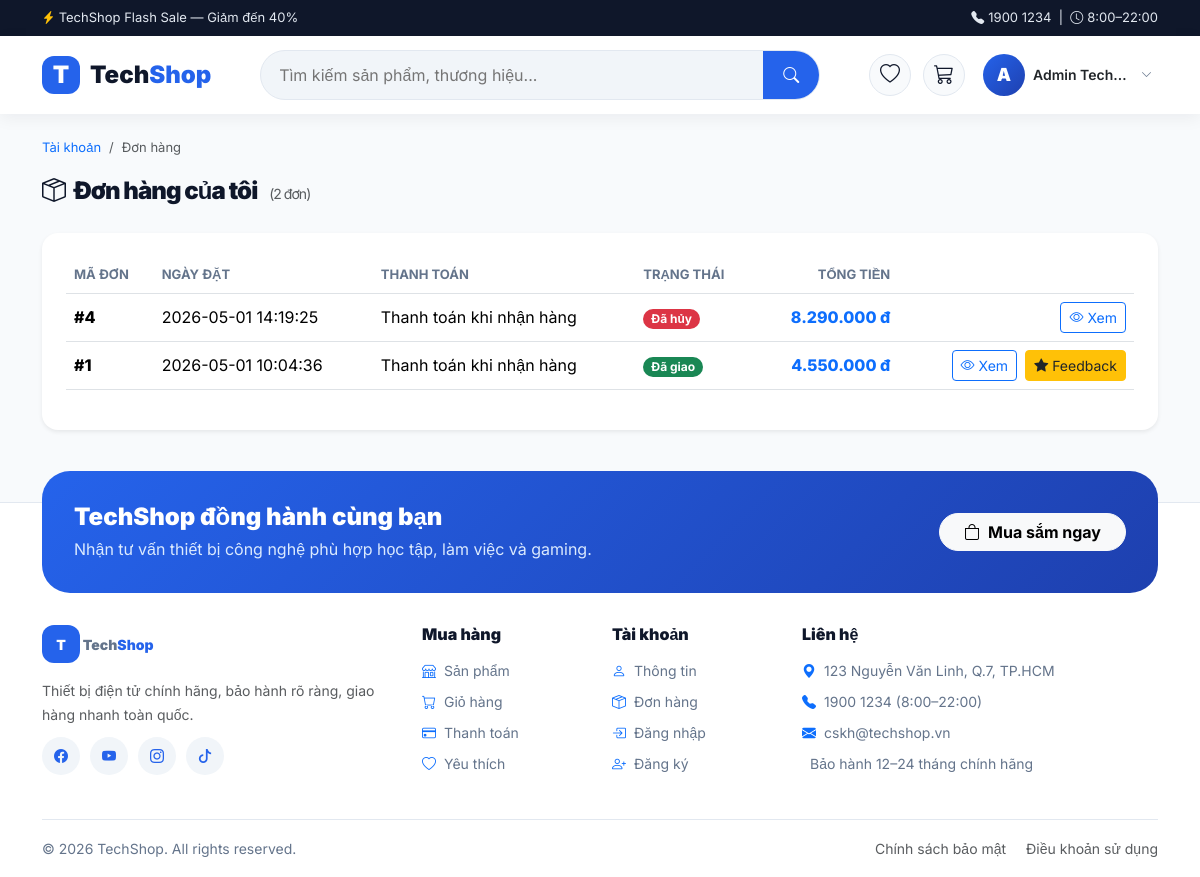
The page /my_orders.php (signed in) on the database its author committed.
### tables this page shows
CREATE TABLE `don_hang` (
  `id_don_hang` int(11) NOT NULL,
  `id_nguoi_dung` int(11) NOT NULL,
  `id_phuong_thuc` int(11) NOT NULL,
  `tong_tien` decimal(15,2) NOT NULL,
  `ten_nguoi_nhan` varchar(150) NOT NULL,
  `so_dien_thoai_nhan` varchar(20) NOT NULL,
  `dia_chi_giao_hang` text NOT NULL,
  `ghi_chu` text DEFAULT NULL,
  `trang_thai_don_hang` enum('cho_xac_nhan','da_xac_nhan','dang_giao','da_giao','da_huy') DEFAULT 'cho_xac_nhan',
  `ngay_dat` timestamp NOT NULL DEFAULT current_timestamp()
);

CREATE TABLE `phuong_thuc_thanh_toan` (
  `id_phuong_thuc` int(11) NOT NULL,
  `ten_phuong_thuc` varchar(150) NOT NULL,
  `mo_ta` text DEFAULT NULL,
  `trang_thai` enum('hien','an') DEFAULT 'hien'
);

### config/database.php (called while the page is built, shortened)
<?php
function db_connect(): PDO
{
    $dsn = 'mysql:host=' . DB_HOST . ';port=' . DB_PORT . ';dbname=' . DB_NAME . ';charset=' . DB_CHARSET;
    return new PDO($dsn, DB_USER, DB_PASS, [
        PDO::ATTR_ERRMODE => PDO::ERRMODE_EXCEPTION,
        PDO::ATTR_DEFAULT_FETCH_MODE => PDO::FETCH_ASSOC,
        PDO::ATTR_EMULATE_PREPARES => false,
    ]);
}

### models/Order.php (called while the page is built, shortened)
<?php
class Order
{
    public function getOrdersByUser(int $uid): array
    {
        $s = $this->pdo->prepare("
            SELECT dh.*, pt.ten_phuong_thuc
            FROM don_hang dh
            LEFT JOIN phuong_thuc_thanh_toan pt ON pt.id_phuong_thuc = dh.id_phuong_thuc
            WHERE dh.id_nguoi_dung = :u
            ORDER BY dh.ngay_dat DESC
        ");
        $s->execute([':u' => $uid]);
        return $s->fetchAll();
    }
}

### includes/helpers.php (called while the page is built, shortened)
<?php
function h(mixed $value): string
{
    return htmlspecialchars((string)$value, ENT_QUOTES, 'UTF-8');
}
function format_price(mixed $price): string
{
    return number_format((float)$price, 0, ',', '.') . ' đ';
}

### my_orders.php (the view, shortened to what this page needs)
<?php
require_once __DIR__ . '/models/Order.php';
$orderModel = new Order(db_connect());
$orders = $orderModel->getOrdersByUser((int)$_SESSION['id_nguoi_dung']);
require __DIR__ . '/includes/header.php';
function order_status_label(string $status): array
{
    return match ($status) {
        'cho_xac_nhan' => ['Chờ xác nhận', 'warning'],
        'da_xac_nhan' => ['Đã xác nhận', 'info'],
        'dang_giao' => ['Đang giao', 'primary'],
        'da_giao' => ['Đã giao', 'success'],
        'da_huy' => ['Đã hủy', 'danger'],
        default => [$status, 'secondary'],
    };
}
?>
<main class="container py-4">
    <nav aria-label="breadcrumb" class="mb-3">
        <ol class="breadcrumb" style="font-size:13px">
            <li class="breadcrumb-item"><a href="<?= BASE_URL ?>/account.php">Tài khoản</a></li>
            <li class="breadcrumb-item active">Đơn hàng</li>
        </ol>
    </nav>
    <div class="section-heading mb-4">
        <i class="bi bi-box-seam me-2"></i>Đơn hàng của tôi
        <span class="text-muted fw-normal ms-2" style="font-size:14px">(<?= count($orders) ?> đơn)</span>
    </div>
    <?php if (!$orders): ?>
        <div class="empty-state bg-white rounded-4 shadow-sm">
            <i class="bi bi-box"></i>
            <h5>Bạn chưa có đơn hàng nào</h5>
            <p class="text-muted">Hãy mua sắm để tạo đơn hàng đầu tiên.</p>
            <a href="<?= BASE_URL ?>/shop.php" class="btn btn-primary mt-2">
                <i class="bi bi-bag me-2"></i>Mua sắm ngay
            </a>
        </div>
    <?php else: ?>
        <div class="bg-white rounded-4 shadow-sm p-4 table-responsive">
            <table class="table align-middle order-table">
                <thead>
                    <tr>
                        <th>Mã đơn</th>
                        <th>Ngày đặt</th>
                        <th>Thanh toán</th>
                        <th>Trạng thái</th>
                        <th class="text-end">Tổng tiền</th>
                        <th></th>
                    </tr>
                </thead>
                <tbody>
                    <?php foreach ($orders as $o):
                        [$label, $color] = order_status_label($o['trang_thai_don_hang']);
                    ?>
                    <tr>
                        <td class="fw-800">#<?= (int)$o['id_don_hang'] ?></td>
                        <td><?= h($o['ngay_dat']) ?></td>
                        <td><?= h($o['ten_phuong_thuc'] ?? '—') ?></td>
                        <td><span class="badge rounded-pill bg-<?= $color ?>"><?= h($label) ?></span></td>
                        <td class="text-end fw-800 text-primary"><?= format_price($o['tong_tien']) ?></td>
                        <td class="text-end">
                            <div class="d-inline-flex gap-2">
                                <a href="<?= BASE_URL ?>/order_complete.php?id=<?= (int)$o['id_don_hang'] ?>"
                                   class="btn btn-sm btn-outline-primary">
                                    <i class="bi bi-eye me-1"></i>Xem
                                </a>
                                <?php if ($o['trang_thai_don_hang'] === 'da_giao'): ?>
                                    <a href="<?= BASE_URL ?>/review.php?order_id=<?= (int)$o['id_don_hang'] ?>"
                                       class="btn btn-sm btn-warning text-dark">
                                        <i class="bi bi-star-fill me-1"></i>Feedback
                                    </a>
                                <?php endif; ?>
                            </div>
                        </td>
                    </tr>
                    <?php endforeach; ?>
                </tbody>
            </table>
        </div>
    <?php endif; ?>
</main>
<?php require __DIR__ . '/includes/footer.php'; ?>

### assets/css/style.css (style rules this page uses)
:root { --primary: #2563eb; --primary-dark: #1d4ed8; --dark: #0f172a; --muted: #64748b; --border: #e2e8f0; --danger: #ef4444; --success: #16a34a; --warning: #f59e0b; --bg: #f8fafc; }
* { box-sizing: border-box; }
body { font-family: "Inter", sans-serif; background: var(--bg); color: #334155; }
a { text-decoration: none; }
.fw-800 { font-weight: 800; }
.section-heading { font-size: 24px; color: var(--dark); font-weight: 900; }
.order-table th { color: #64748b; font-size: 13px; text-transform: uppercase; }
html, body { min-height: 100%; }
body { display: flex; flex-direction: column; }
main { flex: 1 0 auto; }
.section-heading { letter-spacing: -.04em; }

### rows shown on the page
don_hang: id_don_hang "4", ngay_dat "2026-05-01 14:19:25", id_phuong_thuc.ten_phuong_thuc "Thanh toán khi nhận hàng", label "Đã hủy", tong_tien "8.290.000 đ"
don_hang: id_don_hang "1", ngay_dat "2026-05-01 10:04:36", id_phuong_thuc.ten_phuong_thuc "Thanh toán khi nhận hàng", label "Đã giao", tong_tien "4.550.000 đ"

### other values the page prints
mb_substr($_SESSION['ho_ten'] ?? 'U', 0, 1, 'UTF-8') "A"
$_SESSION['ho_ten'] "Admin Tech…"
count($orders) "2"
